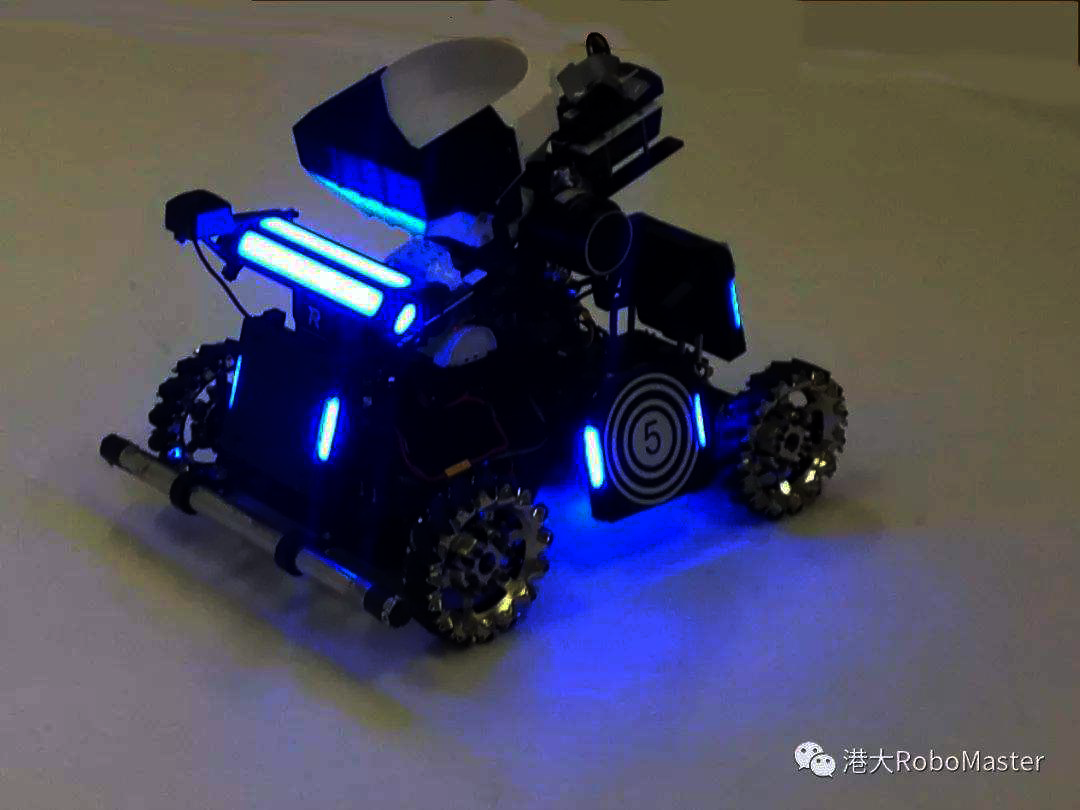
#> input picture TestImage/test.png, 1080 x 810 px
$ python FindTarget.py   (older library calls are emulated)
#> lines starting #> are read from the running program, lines starting #| are printed output that depends on the picture; after the words box and inside, x2 and y2 are one past the last pixel; in counts of white or black regions, pixels touching at a corner belong together; long printed decimals are rounded
import time

import numpy as np

import cv2

img = cv2.imread("../TestImage/test.png")
#> img is the input picture: shape (810, 1080, 3); mean B, G, R 89.6, 73, 73.9
cv2.imshow("src", img)
Light = []


def findLight():
    b, g, r = cv2.split(img)
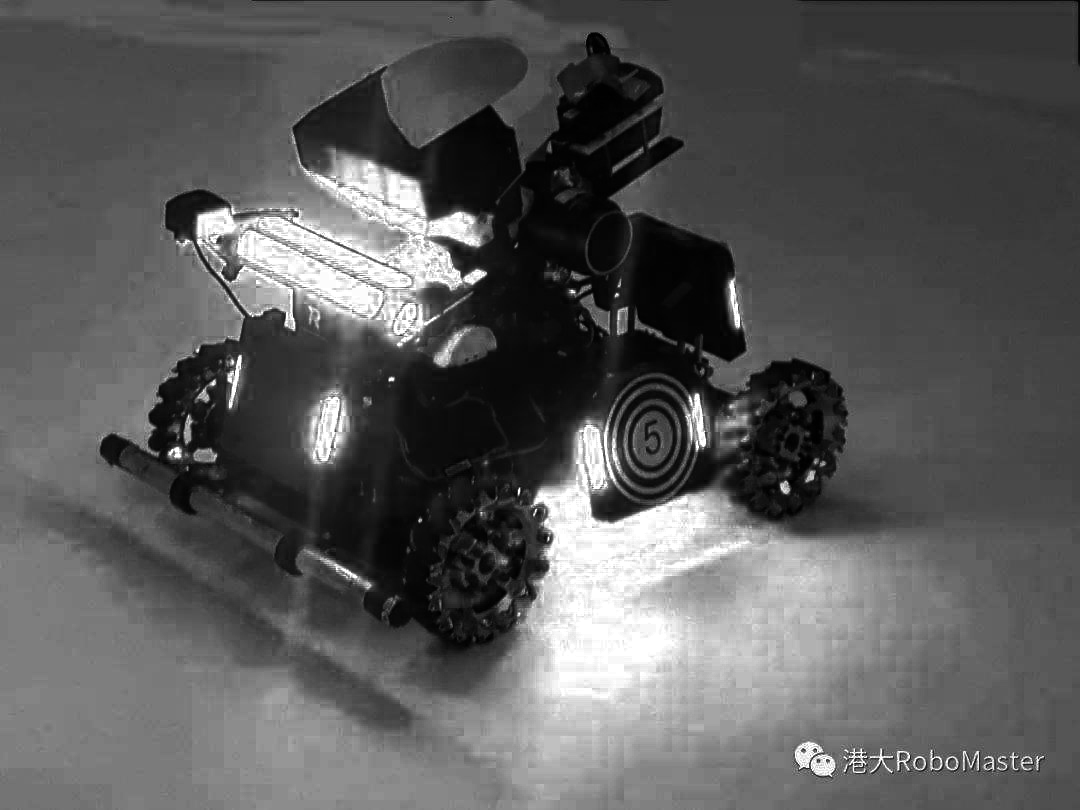
#> b: shape (810, 1080); min 0, max 255, mean 89.6
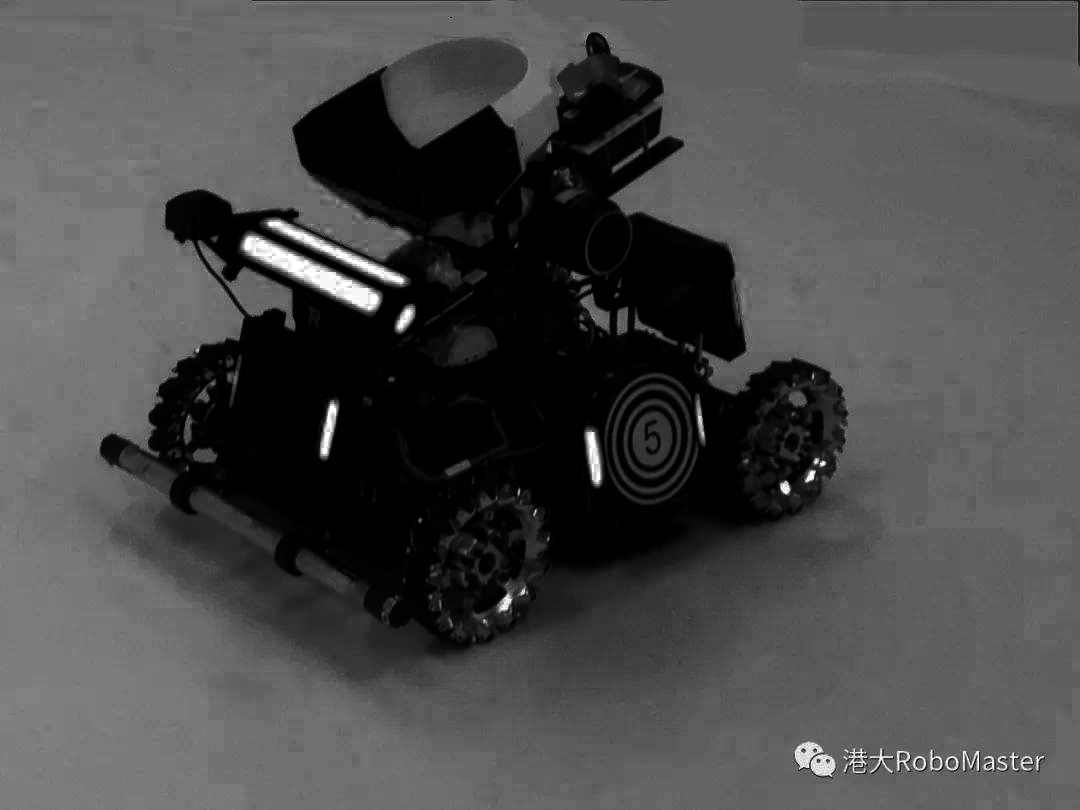
#> r: shape (810, 1080); min 0, max 255, mean 73.9
    br = cv2.subtract(b, r)  # B - R
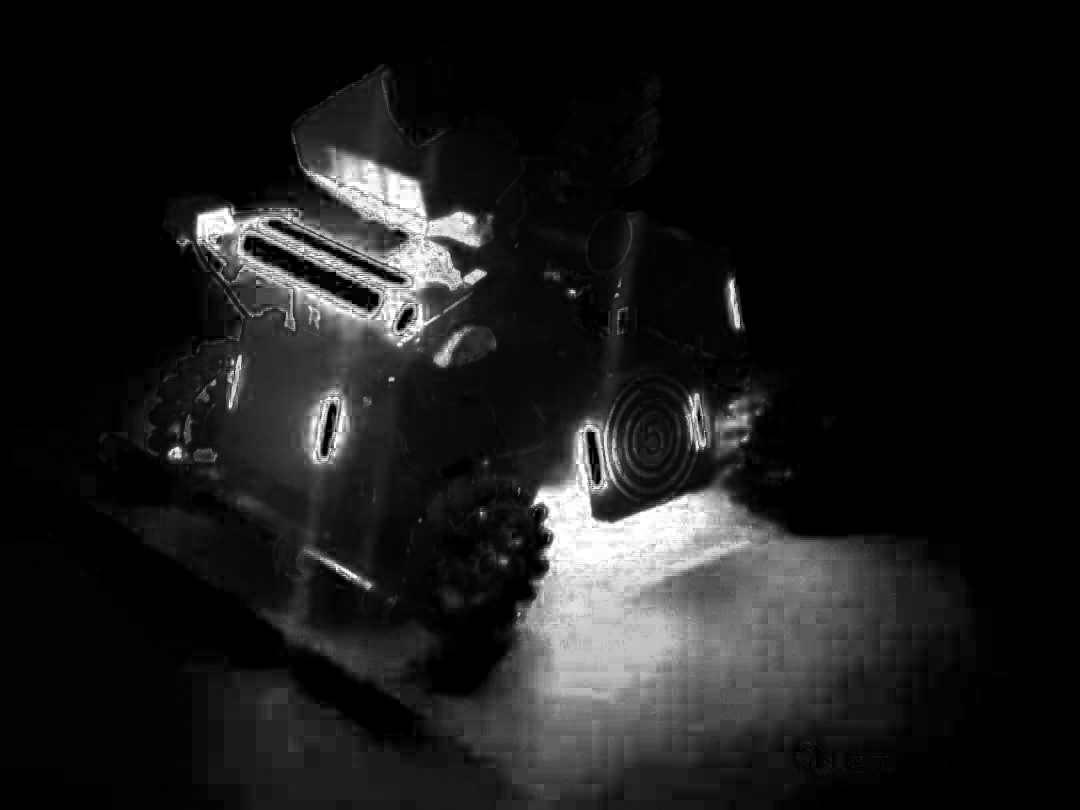
#> br: shape (810, 1080); min 0, max 255, mean 27.1
    brg = cv2.subtract(br, g)  # BR - G

    ret, img2 = cv2.threshold(brg, 50, 255, cv2.THRESH_BINARY) # 图像二值化
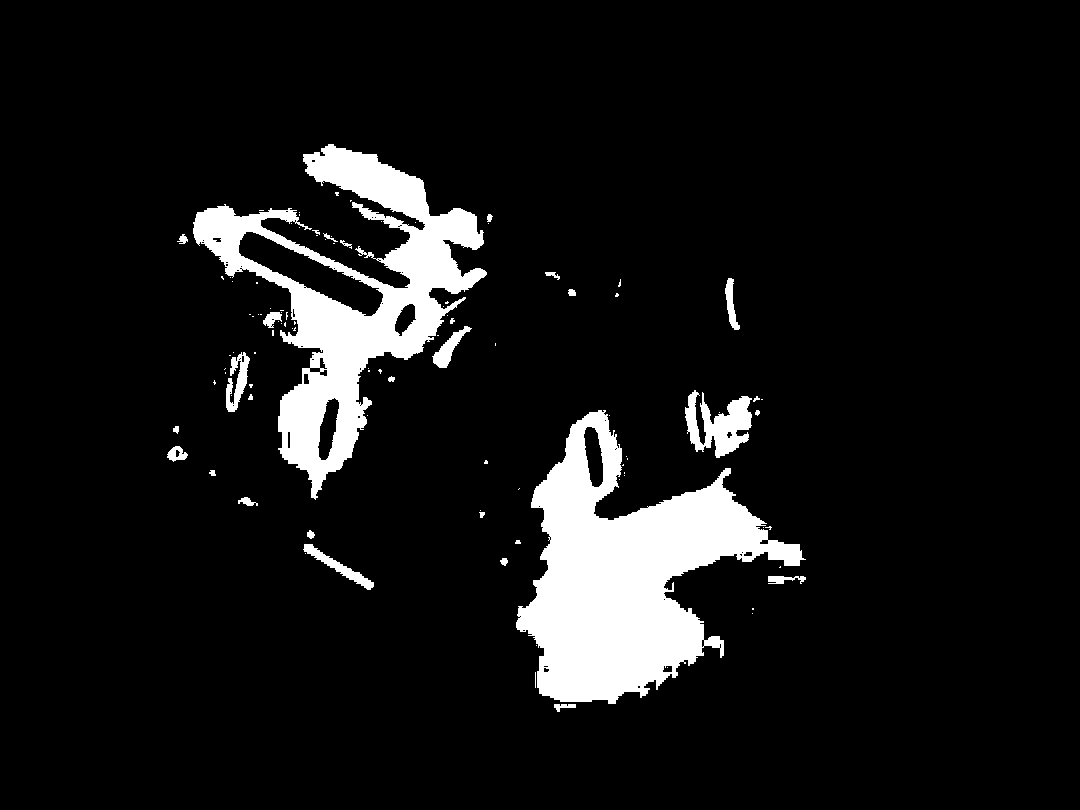
#> img2: shape (810, 1080); 8.6% white; 103 white regions (74 under 20 px)

    img2, contours, hierarchy = cv2.findContours(img2, cv2.RETR_TREE, cv2.CHAIN_APPROX_SIMPLE) # 寻找连通矩形
#> contours = 169 contours, 129 with area under 20; largest, box (x1, y1, x2, y2) and area: (516, 410, 806, 704) 38544, (193, 144, 487, 500) 35027, (238, 231, 384, 317) 4258, (685, 390, 752, 458) 2232, (583, 426, 604, 488) 858
    n = 0
    cv2.drawContours(img, contours, -1, (255, 255, 0), 3)
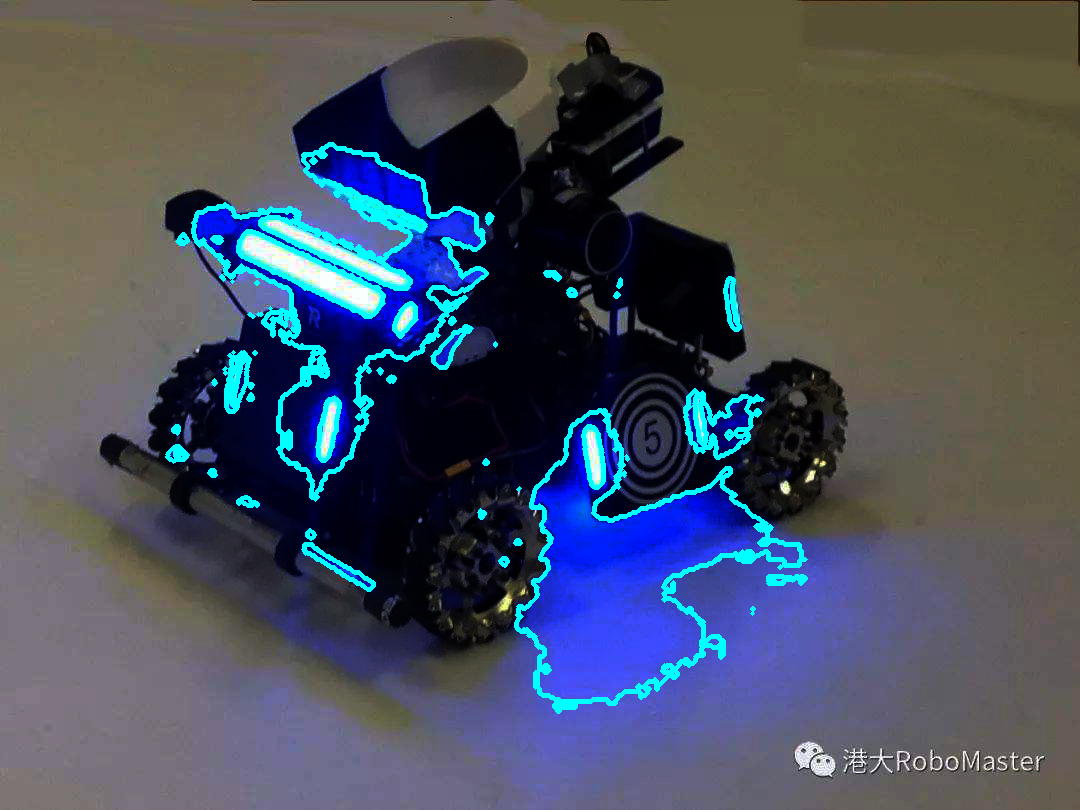
#> img: shape (810, 1080, 3); 3.59% of pixels changed, all inside (x1, y1, x2, y2) = (165, 142, 808, 714)
    cv2.imshow("src", img)
    for contour in contours:
        # 获取最小包围矩形
        rect = cv2.minAreaRect(contours[n])
        # 中心坐标
        x, y = rect[0]
        # cv2.circle(img, (int(x), int(y)), 1, (125, 125, 255), 5)
        # 长宽
        width, height = rect[1]
        # 角度:[-90,0)
        angle = rect[2]
        # cv2.drawContours(img, contour, -1, (255, 255, 0), 3)
        # cv2.putText()
        print('width=', width, 'height=', height, 'x=', x, 'y=',
              y, 'angle=', angle, '$$$=', str(width / height))
        if height > width:
            scale = height / width
        else:
            scale = width / height
            angle += 90
        if 10 > scale > 4.5:
            cv2.drawContours(img, contour, -1, (255, 255, 0), 3)
            cv2.circle(img, (int(x), int(y)), 1, (125, 125, 255), 5)
            Light.append(rect)
        n = n + 1
#> this loop made 2 passes
#> (x, y, width, height, angle, scale, n) on pass 1: (564.5, 707.5, 7, 21, -90, 3, 1)
#> (contour, x, y, width, height, angle) on pass 2: ([[535, 672], [535, 687]], 535, 679.5, 15, 0, -90)
#| width= 7.0 height= 21.0 x= 564.5 y= 707.5 angle= -90.0 $$$= 0.3333
#> after the loop, Light = []; n = 1
    #cv2.drawContours(img, Light, -1, (255, 255, 0), 3)
    cv2.imshow("result", img)


#> (the run stopped early here; a loop or call above may not have finished)
